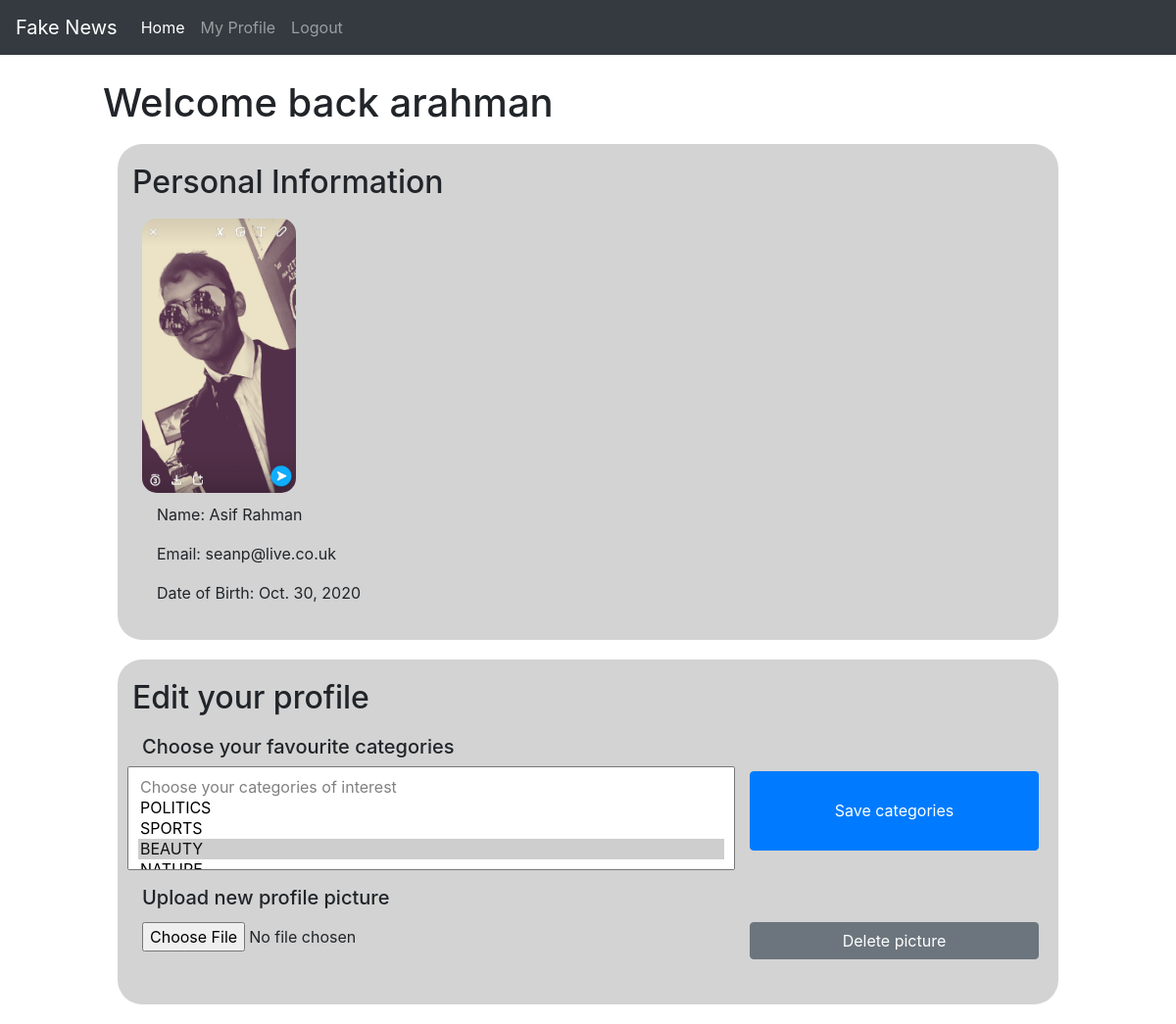
The app's page /news/profile/ (signed in) with its own data.
### news/models.py (models this page shows, shortened)
class WebsiteUser(models.Model) :
    user = models.OneToOneField(User, on_delete=models.CASCADE)
    fave_categories = models.TextField(max_length=150,
                                       null = True,
                                       blank = True)
    DOB = models.DateField('Date of Birth', null=True, blank=True)
    image = models.ImageField(upload_to='profile_pics', null=True, blank=True)

### news/views.py (the view, shortened to what this page needs)
        def auth(request):
            if request.user.is_authenticated:
                return f(request)

### news/enums.py (called while the page is built)
    @classmethod
    def optionsDict(Category):
        return dict((i.name, i.value) for i in Category)

### news/views.py (called while the page is built, shortened)
def authenticated(redirect):
    def decorator(f):
        def auth(request):
            if request.user.is_authenticated:
                return f(request)
        return auth
    return decorator

@authenticated(redirect=True)
def profile(request):
    profile = WebsiteUser.objects.get(user=request.user)
    categories = Category.optionsDict()
    context = {
        'profile': profile,
        'categories': categories
    }
    return render(request, 'news/profile.html', context)

### news/templates/news/profile.html (shortened to what this page needs)
{% extends "base.html" %}
{% load static %}
{% block content %}
<div class="item-container profile-page">
    <div class="row title">
        <h1>Welcome back {{ profile.user.username }}</h1>
    </div>
    <div id="personalInfo" class="container-fluid profile-section">
        <h2>Personal Information</h2>
        {% if profile.image or profile.image%}
        <img id='profile-pic' class="profile-pic" src='{{profile.image.url}}'></img>
        {% else %}
        <img id='profile-pic' class="profile-pic" src="{% static 'news/blank-profile.png' %}"></img>
        {% endif %}
        <div class="profile-info-text col">
            {% if profile.user.first_name and profile.user.last_name %}
            <p>Name: {{ profile.user.first_name }} {{ profile.user.last_name }}</p>
            {% endif %}
            <p>Email: {{ profile.user.email }}</p>
            {% if profile.DOB %}
            <p>Date of Birth: {{ profile.DOB }}</p>
            {% endif %}
        </div>
    </div>
    <div id="profileEdit" class="container-fluid col-sm profile-section">
        <h2>Edit your profile</h2>
        <form id='profile-edit-form' enctype='multipart/form-data' class="form-data">
            <div class="form-group">
                <h5 for="category-picker">Choose your favourite categories</h5>
                <div class="row">
                    <select class="selectpicker col-sm-8" id="category-picker" multiple>
                        <option value="" disabled>Choose your categories of interest</option>
                        {% for category in categories %}
                            {% if category in profile.fave_categories %}
                                <option class='option{{category}}' value="{{category}}" selected>{{category}}</option>
                            {% else %}
                                <option class='option{{category}}' value="{{category}}">{{category}}</option>
                            {% endif %}
                        {% endfor %}
                    </select>
                    <button type=submit class='btn btn-primary profile-btn col' id='saveProfileBtn'>Save categories</button>
                </div>
            </div>
            <div class="form-group">
                <h5 for="img_file">Upload new profile picture</h5>
                <div class="row">
                    <input type="file" id="img_file" class="col-sm-8">
                    <button type=submit class='btn btn-secondary profile-btn col' id='removePictureBtn'>Delete picture</button>
                </div>
            </div>
        </form>
    </div>
</div>
{% endblock %}

### news/static/news/news.css (style rules this page uses)
.item-container { margin-bottom: 25px; margin-top: 25px !important; width: 80%; margin: 0 auto; }
.title { font-weight: bold; margin-bottom: 10px; }
.profile-page { background: white; }
.profile-section { background: #D3D3D3; padding: 20px; border-radius: 25px; margin-bottom: 20px; }
.profile-pic { padding: 10px; border-radius: 25px; max-height: 300px; max-width: 95%; height: auto; width: auto; }
.profile-info-text { margin-left: 10px; }
.form-data { padding: 10px; margin-right: 10px; }
.profile-btn { font-size: 12px; padding: 20px 16px; border-radius: 25px; margin-top: 5px; margin-left: 15px; transition-duration: 0.4s; float: right; }
#saveProfileBtn { margin-bottom: 20px; }
#category-picker { width: 80%; align: center; padding: 10px; }
#img_file { margin-top: 5px; }

### records on screen
WebsiteUser: user.username "arahman", image (picture), user.first_name "Asif", user.last_name "Rahman", user.email "seanp@live.co.uk", DOB "Oct. 30, 2020", fave_categories "Choose your categories of interest / POLITICS / SPORTS / BEAUTY ☑"
